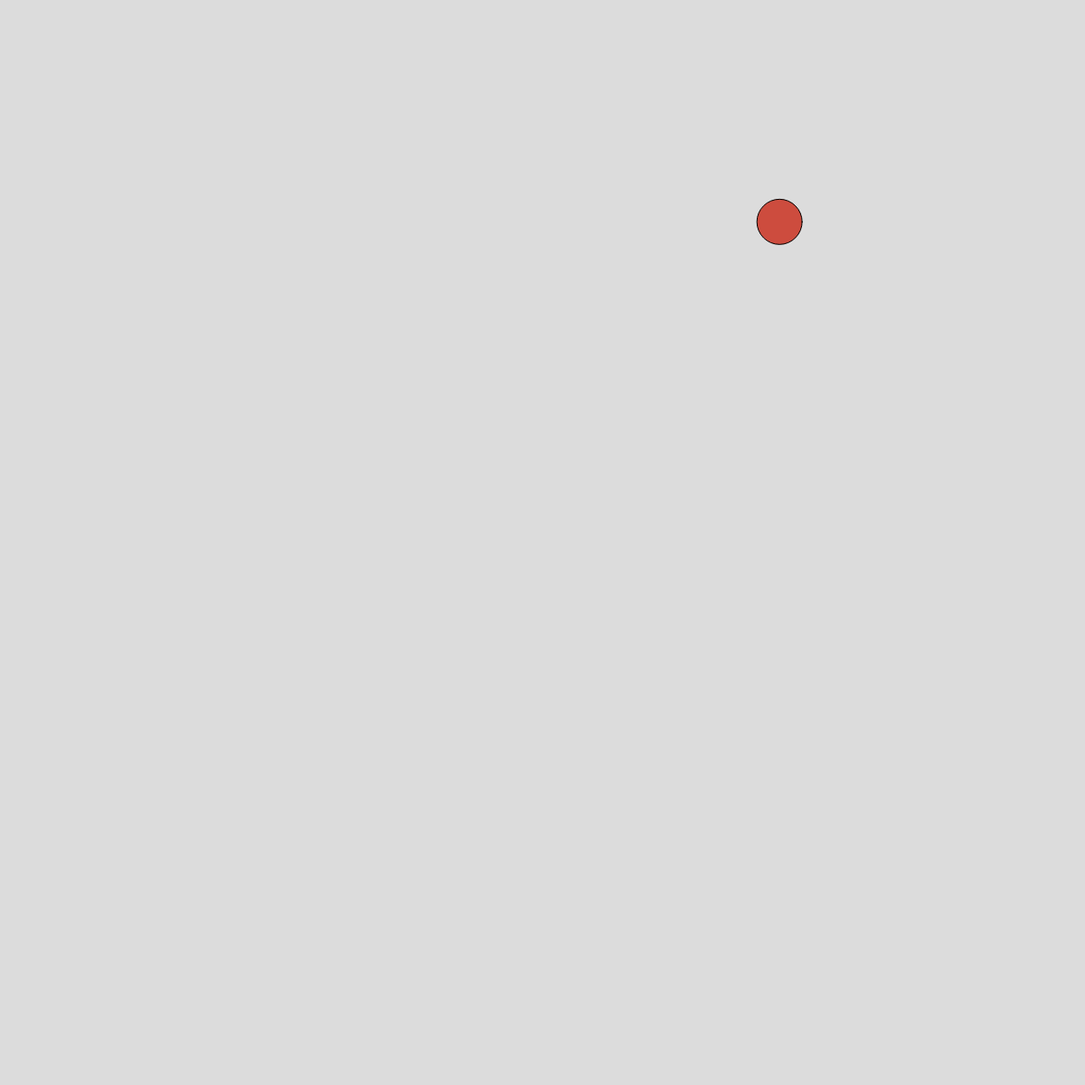
Frame 1 (no input)
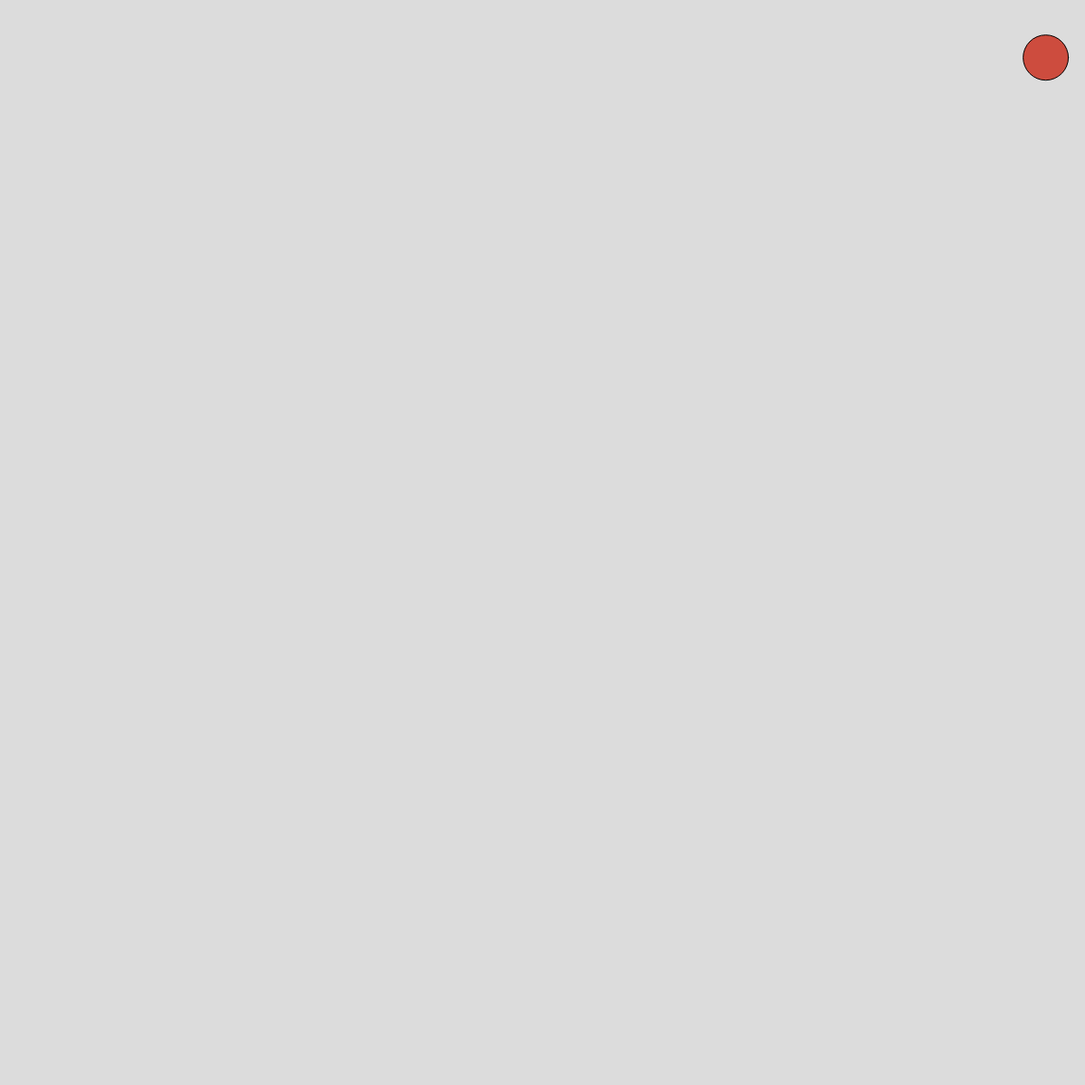
Frame 60 (no input)
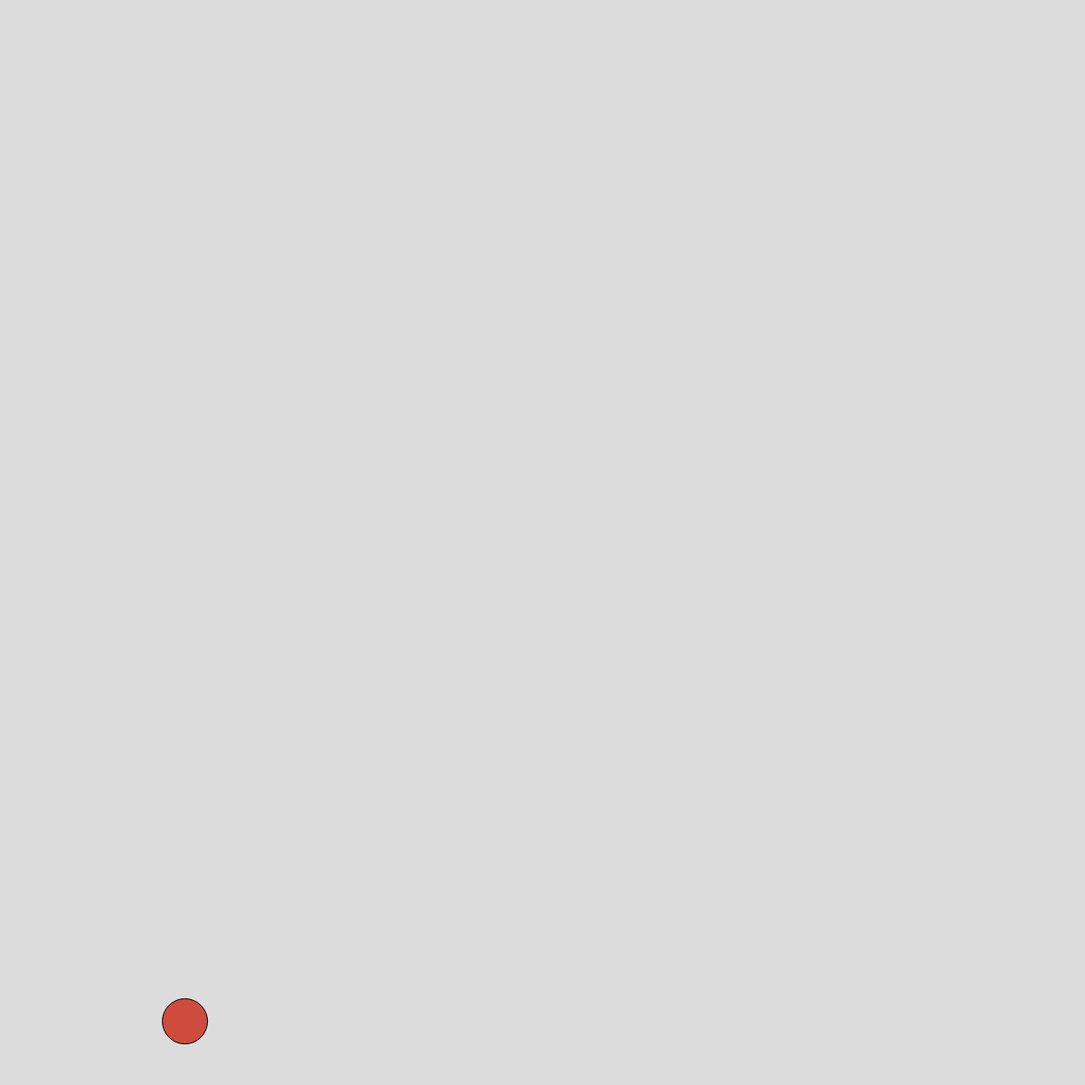
Frame 120 (the mouse pressed at the canvas centre since frame 60)

The p5.js sketch that drew these frames (run headless with seeded random() and noise() and a simulated clock; from frame 60 on, the mouse is pressed at the canvas centre):

// p5.js sketch
// ── sketch.js
class Circle {
  constructor() {
    this.pos = createVector(random(width), random(height)); 
    this.vel = createVector(random(-10, 10), random(-10, 10)); 
    this.color = color(random(255), random(255), random(255));
  }

  update() {
    this.pos.add(this.vel);

    if (this.pos.x - 25 > width) {
      this.pos.x = -25;
    } else if (this.pos.x + 25 < 0) {
      this.pos.x = width + 25;
    }

    if (this.pos.y - 25 > height) {
      this.pos.y = -25;
    } else if (this.pos.y + 25 < 0) {
      this.pos.y = height + 25;
    }
  }

  display() {
    fill(this.color);
    ellipse(this.pos.x, this.pos.y, 50);
  }

  randomVel() {
    this.vel = createVector(random(-10, 10), random(-10, 10)); 
  }

  randomColor() {
    this.color = color(random(255), random(255), random(255));
  }
}

let circle;
let circles = []; 
let newCircle;

function setup() {
  createCanvas(1200, 1200);
  circle = new Circle();
}

function draw() {
  background(220);
  circle.update();
  circle.display();

 
  for (let i = 0; i < circles.length; i++) {
    circles[i].update();
    circles[i].display();
  }
}

function mouseClicked() {
  
  circle.randomVel();
  circle.randomColor();
  
   let amount = random(1, 6);
  for (let i = 0; i < amount; i++) {
    newCircle = new Circle();
    newCircle.randomVel();
    newCircle.randomColor();
    circles.push(newCircle);
  }

 
  for (let i = 0; i < circles.length; i++) {
    circles[i].randomVel();
    circles[i].randomColor();
  }
   
  
}

// ── Particle.js
class Particle {
  constructor() {
    this.pos = createVector(width/2, height/2);
    this.vel = createVector(0, 0);
    this.acc = createVector(0, 0);

    this.c = color(0);
    this.w = 50;
    this.r = this.w/2
  }

  addForce(aForce) {
    this.acc.add(aForce);
  }

  update() {
    this.checkEdge();
    this.vel.add(this.acc);
    this.pos.add(this.vel);

    this.acc.set(0, 0);
  }


  checkEdge() {
    if (this.pos.y > height) {
      this.vel.y = this.vel.y * -0.8;
      this.pos.y = height;
    }
    
    if (this.pos.x > width) {
      this.pos.x = 0;
    }
  }


  show() {
    fill(this.c);
    circle(this.pos.x, this.pos.y, this.w);
  }

  click(x, y) {
    let mp = createVector(x, y);
 
  let shoot =  p5.Vector.sub(this.pos, mp);

  if (shoot.mag() < this.r) {
  this.addForce(shoot);
    }
  }
}
